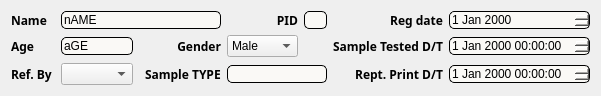
  <widget class="QWidget" name="gridLayoutWidget_2">
   <property name="geometry">
    <rect>
     <x>0</x>
     <y>30</y>
     <width>601</width>
     <height>92</height>
    </rect>
   </property>
   <layout class="QGridLayout" name="gridLayout_2">
    <item row="3" column="6">
     <widget class="QLabel" name="reptPrintDateLabel">
      <property name="font">
       <font>
        <family>Arial Black</family>
        <weight>75</weight>
        <bold>true</bold>
       </font>
      </property>
      <property name="text">
       <string>Rept. Print D/T</string>
      </property>
      <property name="alignment">
       <set>Qt::AlignRight|Qt::AlignTrailing|Qt::AlignVCenter</set>
      </property>
     </widget>
    </item>
    <item row="3" column="3">
     <widget class="QLabel" name="SampleType">
      <property name="font">
       <font>
        <family>Arial Black</family>
        <weight>75</weight>
        <bold>true</bold>
       </font>
      </property>
      <property name="text">
       <string>Sample TYPE</string>
      </property>
      <property name="alignment">
       <set>Qt::AlignJustify|Qt::AlignVCenter</set>
      </property>
     </widget>
    </item>
    <item row="1" column="4">
     <widget class="QLabel" name="PID_label">
      <property name="font">
       <font>
        <family>Arial Black</family>
        <weight>75</weight>
        <bold>true</bold>
       </font>
      </property>
      <property name="text">
       <string>PID</string>
      </property>
      <property name="alignment">
       <set>Qt::AlignRight|Qt::AlignTrailing|Qt::AlignVCenter</set>
      </property>
     </widget>
    </item>
    <item row="2" column="4">
     <widget class="QComboBox" name="gender_combo_box">
      <item>
       <property name="text">
        <string>Male</string>
       </property>
      </item>
      <item>
       <property name="text">
        <string>Female</string>
       </property>
      </item>
      <item>
       <property name="text">
        <string>Others</string>
       </property>
      </item>
     </widget>
    </item>
    <item row="1" column="6">
     <widget class="QLabel" name="regDateLabel">
      <property name="font">
       <font>
        <family>Arial Black</family>
        <weight>75</weight>
        <bold>true</bold>
       </font>
      </property>
      <property name="layoutDirection">
       <enum>Qt::LeftToRight</enum>
      </property>
      <property name="text">
       <string>Reg date</string>
      </property>
      <property name="alignment">
       <set>Qt::AlignRight|Qt::AlignTrailing|Qt::AlignVCenter</set>
      </property>
     </widget>
    </item>
    <item row="2" column="7">
     <widget class="QDateTimeEdit" name="smplTestD_Box">
      <property name="styleSheet">
       <string notr="true">background-color: #FAF9F6;
border: 1px solid black;
height: 1.6em;
border-radius: 5px;</string>
      </property>
     </widget>
    </item>
    <item row="2" column="6">
     <widget class="QLabel" name="smplTestDate">
      <property name="font">
       <font>
        <family>Arial Black</family>
        <weight>75</weight>
        <bold>true</bold>
       </font>
      </property>
      <property name="text">
       <string>Sample Tested D/T</string>
      </property>
      <property name="alignment">
       <set>Qt::AlignJustify|Qt::AlignVCenter</set>
      </property>
     </widget>
    </item>
    <item row="1" column="5">
     <widget class="QLineEdit" name="PID_box">
      <property name="styleSheet">
       <string notr="true">background-color: #FAF9F6;
border: 1px solid black;
height: 1.6em;
border-radius: 5px;</string>
      </property>
     </widget>
    </item>
    <item row="1" column="0">
     <widget class="QLabel" name="Name_label">
      <property name="font">
       <font>
        <family>Arial Black</family>
        <weight>75</weight>
        <bold>true</bold>
       </font>
      </property>
      <property name="text">
       <string>Name</string>
      </property>
      <property name="alignment">
       <set>Qt::AlignJustify|Qt::AlignVCenter</set>
      </property>
     </widget>
    </item>
    <item row="1" column="7">
     <widget class="QDateEdit" name="regDateBox">
      <property name="styleSheet">
       <string notr="true">background-color: #FAF9F6;
border: 1px solid black;
height: 1.6em;
border-radius: 5px;</string>
      </property>
     </widget>
    </item>
    <item row="2" column="1">
     <widget class="QLineEdit" name="Age_box">
      <property name="styleSheet">
       <string notr="true">background-color: #FAF9F6;
border: 1px solid black;
height: 1.6em;
border-radius: 5px;</string>
      </property>
      <property name="text">
       <string>aGE</string>
      </property>
     </widget>
    </item>
    <item row="3" column="4" colspan="2">
     <widget class="QLineEdit" name="sampleTypeBox">
      <property name="styleSheet">
       <string notr="true">background-color: #FAF9F6;
border: 1px solid black;
height: 1.6em;
border-radius: 5px;</string>
      </property>
     </widget>
    </item>
    <item row="2" column="0">
     <widget class="QLabel" name="Age_label">
      <property name="font">
       <font>
        <family>Arial Black</family>
        <weight>75</weight>
        <bold>true</bold>
       </font>
      </property>
      <property name="text">
       <string>Age</string>
      </property>
      <property name="alignment">
       <set>Qt::AlignJustify|Qt::AlignVCenter</set>
      </property>
     </widget>
    </item>
    <item row="1" column="1" colspan="3">
     <widget class="QLineEdit" name="Name_box">
      <property name="styleSheet">
       <string notr="true">background-color: #FAF9F6;
border: 1px solid black;
height: 1.6em;
border-radius: 5px;</string>
      </property>
      <property name="text">
       <string>nAME</string>
      </property>
     </widget>
    </item>
    <item row="3" column="1">
     <widget class="QComboBox" name="ref_by_box"/>
    </item>
    <item row="3" column="7">
     <widget class="QDateTimeEdit" name="reptPrintD_box">
      <property name="styleSheet">
       <string notr="true">background-color: #FAF9F6;
border: 1px solid black;
height: 1.6em;
border-radius: 5px;</string>
      </property>
     </widget>
    </item>
    <item row="3" column="0">
     <widget class="QLabel" name="refBY">
      <property name="font">
       <font>
        <family>Arial Black</family>
        <weight>75</weight>
        <bold>true</bold>
       </font>
      </property>
      <property name="text">
       <string>Ref. By </string>
      </property>
     </widget>
    </item>
    <item row="2" column="3">
     <widget class="QLabel" name="Gender_label">
      <property name="font">
       <font>
        <family>Arial Black</family>
        <weight>75</weight>
        <bold>true</bold>
       </font>
      </property>
      <property name="text">
       <string>Gender</string>
      </property>
      <property name="alignment">
       <set>Qt::AlignRight|Qt::AlignTrailing|Qt::AlignVCenter</set>
      </property>
     </widget>
    </item>
   </layout>
  </widget>
